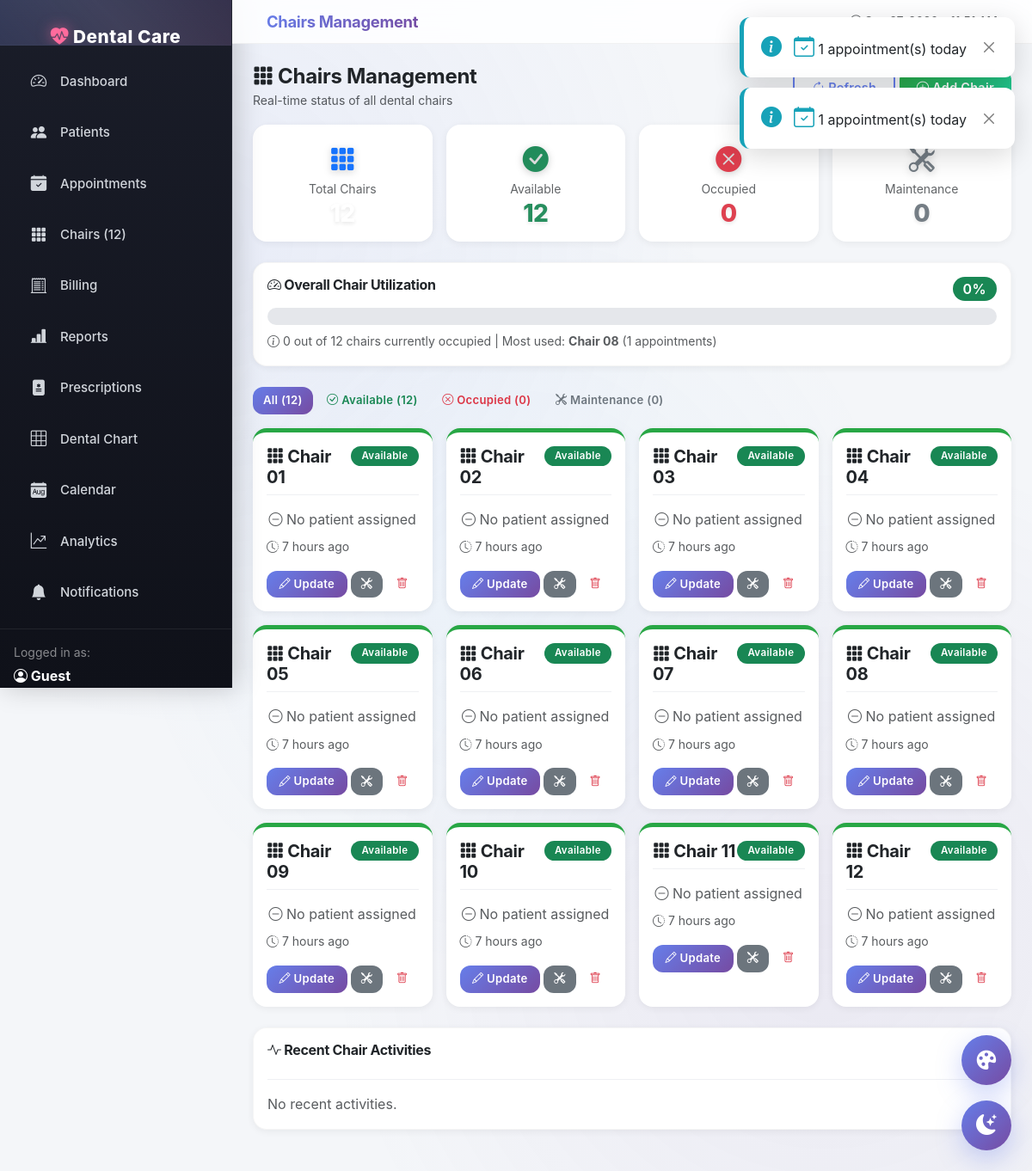
The page /modules/chairs/index.php on the database its author committed.
### tables this page shows
CREATE TABLE `chairs` (
  `id` int(11) NOT NULL,
  `chair_name` varchar(50) NOT NULL,
  `status` enum('available','occupied','maintenance') DEFAULT 'available',
  `current_patient_id` int(11) DEFAULT NULL,
  `current_doctor_id` int(11) DEFAULT NULL,
  `updated_at` timestamp NOT NULL DEFAULT current_timestamp() ON UPDATE current_timestamp(),
  `location` varchar(100) DEFAULT NULL,
  `notes` text DEFAULT NULL
);

### includes/functions.php (called while the page is built, shortened)
<?php
function countRows($conn, $table, $where = "1") {
    $result = $conn->query("SELECT COUNT(*) c FROM $table WHERE $where");
    return $result ? $result->fetch_assoc()['c'] : 0;
}
function timeAgo($datetime) {
    $time = strtotime($datetime);
    $diff = time() - $time;
    if ($diff < 86400) return floor($diff / 3600) . ' hours ago';
    return date('M d, Y', $time);
}
function e($string) {
    return htmlspecialchars($string ?? '', ENT_QUOTES, 'UTF-8');
}
?>

### modules/chairs/index.php (the view, shortened to what this page needs)
<?php
require_once __DIR__ . '/../../includes/header.php';
require_once __DIR__ . '/../../includes/functions.php';
require_once __DIR__ . '/../../includes/sidebar.php';
$filter_status = $_GET['status'] ?? '';
$where_chair = "1";
$chairs = $conn->query("SELECT c.*, p.full_name AS patient_name, p.patient_code,
    u.full_name AS doctor_name,
    (SELECT COUNT(*) FROM appointments a WHERE a.chair_id = c.id AND a.appointment_date = CURDATE() AND a.status IN ('pending','confirmed')) AS today_appts
    FROM chairs c
    LEFT JOIN patients p ON c.current_patient_id = p.id
    LEFT JOIN users u ON c.current_doctor_id = u.id
    WHERE $where_chair
    ORDER BY c.id");
$stat_total       = countRows($conn, 'chairs');
$stat_available   = countRows($conn, 'chairs', "status='available'");
$stat_occupied    = countRows($conn, 'chairs', "status='occupied'");
$stat_maintenance = countRows($conn, 'chairs', "status='maintenance'");
$utilization      = $stat_total > 0 ? round(($stat_occupied / $stat_total) * 100) : 0;
$most_used = $conn->query("SELECT c.chair_name, COUNT(a.id) total
    FROM chairs c LEFT JOIN appointments a ON c.id = a.chair_id
    GROUP BY c.id ORDER BY total DESC LIMIT 1")->fetch_assoc();
$recent_activities = $conn->query("SELECT * FROM activity_log
    WHERE action LIKE '%CHAIR%' ORDER BY id DESC LIMIT 8");
?>
<div class="d-flex justify-content-between align-items-center mb-3 flex-wrap gap-2">
    <div>
        <h4 class="mb-0"><i class="bi bi-grid-3x3-gap-fill"></i> Chairs Management</h4>
        <small class="text-muted">Real-time status of all dental chairs</small>
    </div>
    <div>
        <button class="btn btn-outline-primary" onclick="location.reload()">
            <i class="bi bi-arrow-clockwise"></i> Refresh
        </button>
        <button class="btn btn-success" data-bs-toggle="modal" data-bs-target="#addChairModal">
            <i class="bi bi-plus-circle"></i> Add Chair
        </button>
    </div>
</div>
<div class="row g-3 mb-4">
    <div class="col-md-3 col-6">
        <div class="card p-3 stat-card text-center">
            <i class="bi bi-grid-3x3-gap-fill text-primary" style="font-size:30px;"></i>
            <small class="text-muted">Total Chairs</small>
            <h3 class="mb-0"><?= $stat_total ?></h3>
        </div>
    </div>
    <div class="col-md-3 col-6">
        <div class="card p-3 stat-card text-center">
            <i class="bi bi-check-circle-fill text-success" style="font-size:30px;"></i>
            <small class="text-muted">Available</small>
            <h3 class="mb-0 text-success"><?= $stat_available ?></h3>
        </div>
    </div>
    <div class="col-md-3 col-6">
        <div class="card p-3 stat-card text-center">
            <i class="bi bi-x-circle-fill text-danger" style="font-size:30px;"></i>
            <small class="text-muted">Occupied</small>
            <h3 class="mb-0 text-danger"><?= $stat_occupied ?></h3>
        </div>
    </div>
    <div class="col-md-3 col-6">
        <div class="card p-3 stat-card text-center">
            <i class="bi bi-tools text-secondary" style="font-size:30px;"></i>
            <small class="text-muted">Maintenance</small>
            <h3 class="mb-0 text-secondary"><?= $stat_maintenance ?></h3>
        </div>
    </div>
</div>
<div class="card p-3 mb-4">
    <div class="d-flex justify-content-between mb-2">
        <h6 class="mb-0"><i class="bi bi-speedometer2"></i> Overall Chair Utilization</h6>
        <span class="badge bg-<?= $utilization > 70 ? 'danger' : ($utilization > 40 ? 'warning' : 'success') ?> fs-6">
            <?= $utilization ?>%
        </span>
    </div>
    <div class="progress" style="height: 20px;">
    </div>
    <small class="text-muted mt-2">
        <i class="bi bi-info-circle"></i> <?= $stat_occupied ?> out of <?= $stat_total ?> chairs currently occupied
        <?php if ($most_used): ?>
            | Most used: <b><?= e($most_used['chair_name']) ?></b> (<?= $most_used['total'] ?> appointments)
        <?php endif; ?>
    </small>
</div>
<div class="mb-3">
    <a href="?" class="btn btn-sm <?= !$filter_status?'btn-primary':'btn-outline-primary' ?>">
        All (<?= $stat_total ?>)
    </a>
    <a href="?status=available" class="btn btn-sm <?= $filter_status=='available'?'btn-success':'btn-outline-success' ?>">
        <i class="bi bi-check-circle"></i> Available (<?= $stat_available ?>)
    </a>
    <a href="?status=occupied" class="btn btn-sm <?= $filter_status=='occupied'?'btn-danger':'btn-outline-danger' ?>">
        <i class="bi bi-x-circle"></i> Occupied (<?= $stat_occupied ?>)
    </a>
    <a href="?status=maintenance" class="btn btn-sm <?= $filter_status=='maintenance'?'btn-secondary':'btn-outline-secondary' ?>">
        <i class="bi bi-tools"></i> Maintenance (<?= $stat_maintenance ?>)
    </a>
</div>
<div class="row g-3 mb-4">
    <?php while ($c = $chairs->fetch_assoc()): ?>
        <div class="col-xl-3 col-lg-4 col-md-6">
            <div class="card chair-card h-100" style="border-top: 5px solid <?= $c['status']=='available' ? '#28a745' : ($c['status']=='occupied' ? '#dc3545' : '#6c757d') ?>;">
                <div class="card-body">
                    <div class="d-flex justify-content-between align-items-start mb-2">
                        <h5 class="mb-0">
                            <i class="bi bi-grid-3x3-gap-fill"></i> <?= e($c['chair_name']) ?>
                        </h5>
                        <span class="badge bg-<?= $c['status']=='available' ? 'success' : ($c['status']=='occupied' ? 'danger' : 'secondary') ?>">
                            <?= ucfirst($c['status']) ?>
                        </span>
                    </div>
                    <hr class="my-2">
                    <?php if ($c['patient_name']): ?>
                        <div class="mb-2">
                            <small class="text-muted">Patient:</small>
                            <div class="fw-bold">
                                <i class="bi bi-person-circle text-primary"></i>
                                <?= e($c['patient_name']) ?>
                            </div>
                            <span class="badge bg-light text-dark"><?= e($c['patient_code']) ?></span>
                        </div>
                    <?php else: ?>
                        <div class="text-muted text-center py-2">
                            <i class="bi bi-dash-circle"></i> No patient assigned
                        </div>
                    <?php endif; ?>
                    <?php if ($c['today_appts'] > 0): ?>
                        <div class="alert alert-info py-1 px-2 mb-2 small">
                            <i class="bi bi-calendar-check"></i>
                            <?= $c['today_appts'] ?> appointment(s) today
                        </div>
                    <?php endif; ?>
                    <small class="text-muted d-block">
                        <i class="bi bi-clock-history"></i>
                        <?= timeAgo($c['updated_at']) ?>
                    </small>
                    <div class="d-flex gap-1 mt-3 flex-wrap">
                        <button class="btn btn-sm btn-primary flex-fill"
                                data-bs-toggle="modal"
                                data-bs-target="#chairModal"
                                data-id="<?= $c['id'] ?>"
                                data-name="<?= e($c['chair_name']) ?>"
                                data-status="<?= $c['status'] ?>"
                                data-patient="<?= $c['current_patient_id'] ?>"
                                data-doctor="<?= $c['current_doctor_id'] ?>"
                                data-notes="<?= e($c['notes']) ?>">
                            <i class="bi bi-pencil"></i> Update
                        </button>
                        <?php if ($c['status'] != 'maintenance'): ?>
                            <a href="?maintenance=<?= $c['id'] ?>" class="btn btn-sm btn-secondary"
                               onclick="return confirm('Set to maintenance?')" title="Maintenance">
                                <i class="bi bi-tools"></i>
                            </a>
                        <?php endif; ?>
                        <a href="?delete=<?= $c['id'] ?>" class="btn btn-sm btn-outline-danger"
                           onclick="return confirmDelete('Delete this chair?')" title="Delete">
                            <i class="bi bi-trash"></i>
                        </a>
                    </div>
                </div>
            </div>
        </div>
    <?php endwhile; ?>
</div>
<div class="card p-3 mb-4">
    <h6><i class="bi bi-activity"></i> Recent Chair Activities</h6>
    <hr>
    <?php if ($recent_activities->num_rows == 0): ?>
        <p class="text-muted mb-0">No recent activities.</p>
    <?php endif; ?>
</div>
<?php require_once __DIR__ . '/../../includes/footer.php'; ?>

### rows shown on the page
chairs: chair_name "Chair 01", status "Available", updated_at "7 hours ago"
chairs: chair_name "Chair 02", status "Available", updated_at "7 hours ago"
chairs: chair_name "Chair 03", status "Available", updated_at "7 hours ago"
chairs: chair_name "Chair 04", status "Available", today_appts "1", updated_at "7 hours ago"
chairs: chair_name "Chair 05", status "Available", today_appts "1", updated_at "7 hours ago"
chairs: chair_name "Chair 06", status "Available", updated_at "7 hours ago"
chairs: chair_name "Chair 07", status "Available", updated_at "7 hours ago"
chairs: chair_name "Chair 08", status "Available", updated_at "7 hours ago"
chairs: chair_name "Chair 09", status "Available", updated_at "7 hours ago"
chairs: chair_name "Chair 10", status "Available", updated_at "7 hours ago"
chairs: chair_name "Chair 11", status "Available", updated_at "7 hours ago"
chairs: chair_name "Chair 12", status "Available", updated_at "7 hours ago"

### other values the page prints
SITE_NAME "Dental Care…"
$_SESSION['full_name'] "Guest"
$page_title "Chairs Management"
$stat_available "12"
$stat_occupied "0"
$stat_maintenance "0"
$utilization "0"
$stat_total "12"
$most_used['chair_name'] "Chair 08"
$most_used['total'] "1"
